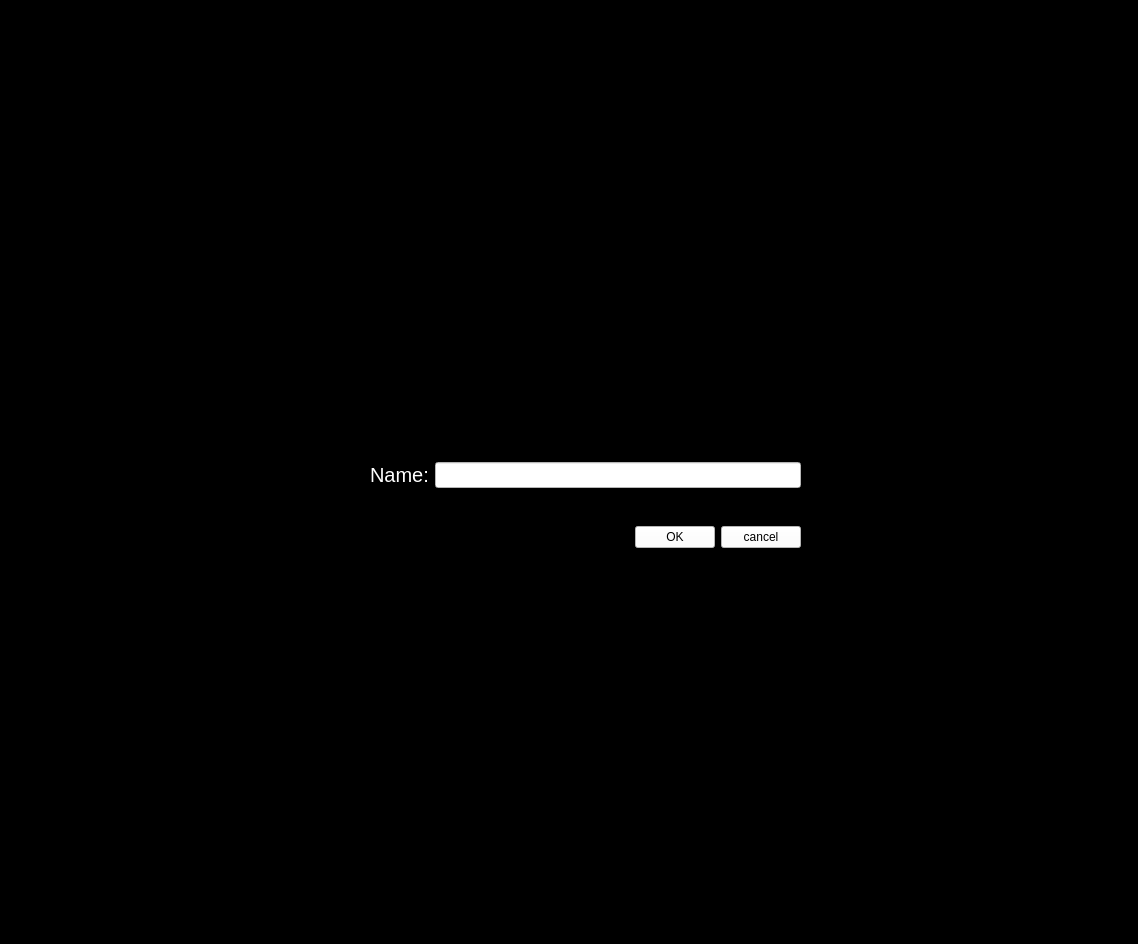
<?xml version="1.0" encoding="UTF-8"?>
<ui version="4.0">
 <class>Nameeingabe</class>
 <widget class="QWidget" name="Nameeingabe">
  <property name="geometry">
   <rect>
    <x>0</x>
    <y>0</y>
    <width>1138</width>
    <height>944</height>
   </rect>
  </property>
  <property name="windowTitle">
   <string>Form</string>
  </property>
  <property name="styleSheet">
   <string notr="true">background-color: rgb(0, 0, 0);
</string>
  </property>
  <widget class="QWidget" name="layoutWidget">
   <property name="geometry">
    <rect>
     <x>370</x>
     <y>430</y>
     <width>431</width>
     <height>151</height>
    </rect>
   </property>
   <layout class="QVBoxLayout" name="verticalLayout">
    <item>
     <layout class="QHBoxLayout" name="horizontalLayout">
      <item>
       <widget class="QLabel" name="label">
        <property name="layoutDirection">
         <enum>Qt::LeftToRight</enum>
        </property>
        <property name="styleSheet">
         <string notr="true">background-color:black;
color: white;
font-size: 20px;</string>
        </property>
        <property name="frameShape">
         <enum>QFrame::NoFrame</enum>
        </property>
        <property name="frameShadow">
         <enum>QFrame::Plain</enum>
        </property>
        <property name="text">
         <string>Name:</string>
        </property>
       </widget>
      </item>
      <item>
       <widget class="QLineEdit" name="lineName">
        <property name="styleSheet">
         <string notr="true">background-color: white;
font-size: 15px;</string>
        </property>
       </widget>
      </item>
     </layout>
    </item>
    <item>
     <layout class="QHBoxLayout" name="horizontalLayout_2">
      <item>
       <spacer name="horizontalSpacer">
        <property name="orientation">
         <enum>Qt::Horizontal</enum>
        </property>
        <property name="sizeHint" stdset="0">
         <size>
          <width>40</width>
          <height>20</height>
         </size>
        </property>
       </spacer>
      </item>
      <item>
       <widget class="QPushButton" name="pshOK">
        <property name="styleSheet">
         <string notr="true">background-color: white;</string>
        </property>
        <property name="text">
         <string>OK</string>
        </property>
       </widget>
      </item>
      <item>
       <widget class="QPushButton" name="pshCancel">
        <property name="styleSheet">
         <string notr="true">background-color: white;</string>
        </property>
        <property name="text">
         <string>cancel</string>
        </property>
       </widget>
      </item>
     </layout>
    </item>
   </layout>
  </widget>
 </widget>
 <resources/>
 <connections/>
</ui>
